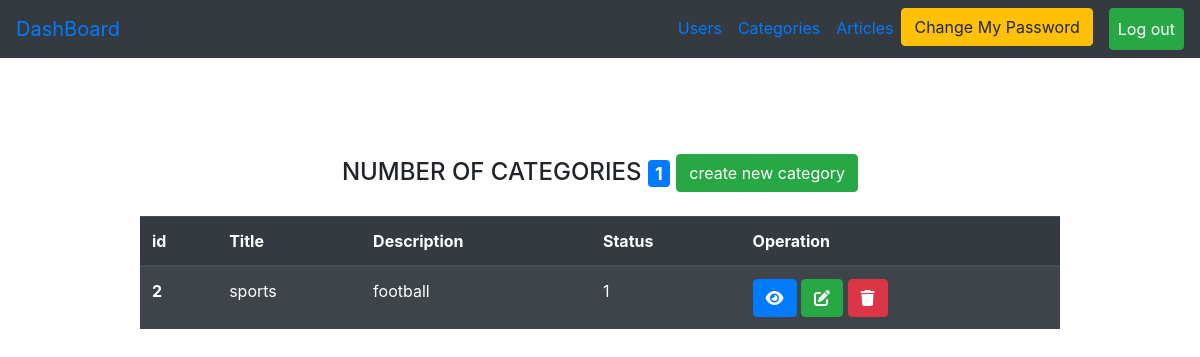
/Admin/categories.php (signed in), run on an earlier commit of the app's database.
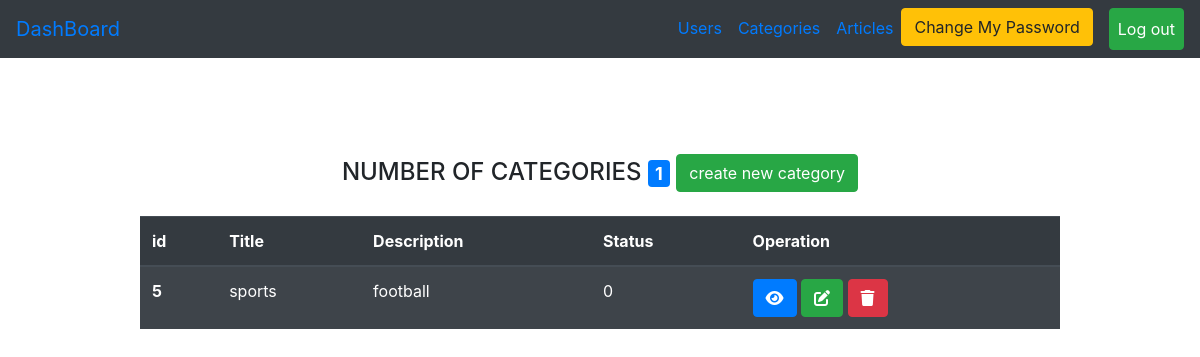
And on a later commit of the database.
### tables this page shows
CREATE TABLE `categories` (
  `category_id` int(11) NOT NULL,
  `title` varchar(255) NOT NULL,
  `description` varchar(255) NOT NULL,
  `status` enum('0','1') DEFAULT '1',
  `created_at` timestamp NULL DEFAULT NULL,
  `updated_at` timestamp NULL DEFAULT NULL
);

### Admin/initials.php (called while the page is built, shortened)
<?php
include ("Includes/temp/header.php");
include ("Includes/temp/navbar.php");
?>

### Admin/categories.php (the view, shortened to what this page needs)
<?php
include("initials.php");
if (isset($_SESSION['login'])) {
    $page = "All";
    if ($page == "All") {
        $statment = $connect->prepare("select * from categories");
        $statment->execute();
        $usercount = $statment->rowcount();
        $result = $statment->fetchall();
?>
        <div class="container mt-5 ">
            <div class="row">
                <div class="col-md-10 m-auto pt-5">
                    <div>
                        <h4 class="text-center mb-4">NUMBER OF CATEGORIES
                            <span class="badge badge-primary"><?php echo $usercount ?></span>
                            <a href="?page=create" class="btn btn-success">create new category</a>
                        </h4>
                        <table class="table table-striped table-dark ">
                            <thead>
                                <tr>
                                    <th scope="col">id</th>
                                    <th scope="col">Title</th>
                                    <th scope="col">Description</th>
                                    <th scope="col">Status</th>
                                    <th scope="col">Operation</th>
                                </tr>
                            </thead>
                            <tbody>
                                <?php
                                foreach ($result as $item) {
                                ?>
                                    <tr>
                                        <th scope="row"><?php echo $item['category_id'] ?></th>
                                        <td><?php echo $item['title'] ?></td>
                                        <td><?php echo $item['description'] ?></td>
                                        <td><?php echo $item['status'] ?></td>
                                        <td>
                                            <a href="?page=show&category_id=<?php echo $item['category_id'] ?>" class="btn btn-primary"><i class="fa-solid fa-eye"></i></a>
                                            <a href="?page=edit&category_id=<?php echo $item['category_id'] ?>" class="btn btn-success"><i class="fa-solid fa-pen-to-square"></i></a>
                                            <a href="?page=delete&category_id=<?php echo $item['category_id'] ?>" class="btn btn-danger"><i class="fa-solid fa-trash"></i></a>
                                        </td>
                                    </tr>
                                <?php
                                }
                                ?>
                            </tbody>
                        </table>
                    </div>
                </div>
            </div>
        </div>
    <?php
    } else if ($page == "show") {
        if (isset($_GET['category_id'])) {
            $category_id = $_GET['category_id'];
        }
        $statment = $connect->prepare("select * from categories where category_id =?");
        $statment->execute(array($category_id));
        $item = $statment->fetch();
    ?>
        <div class="container mt-5 pt-5">
            <div class="row">
                <div class="col-md-10 m-auto">
                    <table class="table table-striped table-dark">
                        <thead>
                            <tr>
                                <th scope="col">id</th>
                                <th scope="col">Title</th>
                                <th scope="col">Description</th>
                                <th scope="col">Status</th>
                                <th scope="col">Created_at</th>
                                <th scope="col">Updated_at</th>
                                <th scope="col">Operation</th>
                            </tr>
                        </thead>
                        <tbody>
                            <tr>
                                <th scope="row"><?php echo $item['category_id'] ?></th>
                                <td><?php echo $item['title'] ?></td>
                                <td><?php echo $item['description'] ?></td>
                                <td><?php echo $item['status'] ?></td>
                                <td><?php echo $item['created_at'] ?></td>
                                <td><?php echo $item['updated_at'] ?></td>
                                <td>
                                    <a href="categories.php" class="btn btn-success"><i class="fa-solid fa-house"></i></a>
                            </tr>
                        </tbody>
                    </table>
                </div>
            </div>
        </div>
    <?php
    } else if ($page == "delete") {
        if (isset($_GET['category_id'])) {
            $category_id = $_GET['category_id'];
        }
        $statment = $connect->prepare("delete from categories where  category_id=?");
        $statment->execute(array($category_id));
        $_SESSION['message'] = "deleted sucessfully";
        header("Location:categories.php");
    } else if ($page == "create") {
    ?>
        <div class="container mt-5">
            <div class="row">
                <div class="col-md-10 m-auto">
                    <h4 class="text-center mt-4">CREATE CATEGORY PAGE</h4>
                    <form action="?page=savenew" method="post">
                        <label>TITLE</label>
                        <input type="text" name="title" class="form-control mb-4">
                        <label>DESCRIPTION</label>
                        <input type="text" name="desc" class="form-control mb-4">
                        <label>STATUS</label>
                        <select name="status" class="form-control mb-4">
                            <option value="1">active</option>
                            <option value="0">block</option>
                        </select>
                        <input type="submit" class="form-control  btn btn-success" value="CREATE NEW CATEGORY">
                    </form>
                </div>
            </div>
        </div>
    <?php
    } else if ($page == "savenew") {
        if ($_SERVER['REQUEST_METHOD'] == "POST") {
            $title = $_POST['title'];
            $desc = $_POST['desc'];
            $status = $_POST['status'];
        }
        try {
            $statment = $connect->prepare("insert into categories
        (title,description,`status`,created_at)
        values
        (?,?,?,now())");
            $statment->execute(array( $title, $desc, $status));
            $_SESSION['message'] = "created sucessfully";
            header("Location:categories.php");
        } catch (PDOException $e) {
            echo "<h4 class='text-center alert alert-danger'>Error IN VALUES</h4>";
            header("Refresh:3;url=categories.php?page=create");
        }
    } else if ($page == "edit") {
        if (isset($_GET['category_id'])) {
            $category_id = $_GET['category_id'];
        }
        $statment = $connect->prepare("select * from categories where category_id=?");
        $statment->execute(array($category_id));
        $item = $statment->fetch();
    ?>
        <div class="container mt-5">
            <div class="row">
                <div class="col-md-10 m-auto">
                    <h4 class="text-center mt-4">UPDATE CATEGORY PAGE</h4>
                    <form action="?page=saveupdate" method="post">
                        <input type="hidden" name="oldid" value="<?php echo $item['category_id'] ?>" class="form-control mb-4">
                        <label>TITLE</label>
                        <input type="text" name="title" value="<?php echo $item['title'] ?>" class="form-control mb-4">
                        <label>DESCRIPTION</label>
                        <input type="text" name="desc" value="<?php echo $item['description'] ?>" class="form-control mb-4">
                        <label>STATUS</label>
                        <select name="status" class="form-control mb-4">
                            <?php
                            if ($item['status'] == "1") {
                                echo '<option value="1" selected>active</option>';
                                echo  '<option value="0">block</option>';
                            } else {
                                echo '<option value="1" >active</option>';
                                echo  '<option value="0" selected>block</option>';
                            }
                            ?>
                        </select>
                        <input type="submit" class="form-control  btn btn-success" value="UPDATE CATEGORY">
                    </form>
                </div>
            </div>
        </div>
    <?php
    } else if ($page == "saveupdate") {
        if ($_SERVER['REQUEST_METHOD'] == "POST") {
            $oldid = $_POST['oldid'];
            $title = $_POST['title'];
            $desc = $_POST['desc'];
            $status = $_POST['status'];
        }
        try {
            $statment = $connect->prepare("UPDATE categories
        SET title=?,description=?,`status`=?,updated_at=now()
        WHERE category_id=?");
            $statment->execute(array( $title, $desc, $status, $oldid));
            $_SESSION['message'] = "UPDATED SUCESSFULLY";
            header("Location:categories.php");
        } catch (PDOException $e) {
            echo "<h4 class='text-center alert alert-danger'>DUPLICATED IN VALUES</h4>";
            header("Refresh:3;url=categories.php?page=edit&category_id=$oldid");
        }
    }
    ?>
<?php
} else {
    $_SESSION['message'] = "Please Login First";
    header("Location:../login.php");
}
include("Includes/temp/footer.php");
?>

### Admin/Includes/temp/header.php (shortened to what this page needs)
<!DOCTYPE html>
<html lang="en">
<head>
    <link rel="stylesheet" href="Includes/assests/style.css">
    <link rel="stylesheet" href="https://cdnjs.cloudflare.com/ajax/libs/font-awesome/6.6.0/css/all.min.css" />
    <link rel="stylesheet" href="https://cdn.jsdelivr.net/npm/bootstrap@4.6.2/dist/css/bootstrap.min.css">
</head>
<body>

### Admin/Includes/temp/navbar.php (shortened to what this page needs)
<?php
include("Includes/temp/header.php");
?>
<nav class="navbar navbar-expand-lg  bg-dark ">
  <a class="navbar-brand" href="dashboard.php">DashBoard</a>
  <div class="collapse navbar-collapse" id="navbarNavDropdown">
    <ul class="navbar-nav ml-auto">
      <li class="nav-item">
        <a class="nav-link" href="users.php">Users</a>
      </li>
      <li class="nav-item">
        <a class="nav-link" href="categories.php">Categories</a>
      </li>
      <li class="nav-item">
        <a class="nav-link" href="posts.php">Articles</a>
      </li>
      <li class="nav-item">
        <a href="password.php?email=<?php echo $_SESSION['login'] ?>" class="btn btn-warning">Change My Password </i></a>
      </li>
      <a class="nav-link btn btn-success ml-3" href="logout.php">Log out</a>
    </ul>
  </div>
</nav>

### Admin/Includes/temp/footer.php (shortened to what this page needs)
</body>
</html>

What changed in the data, as far as the page shows it:
removed categories: category_id "2", title "sports", description "football", status "1"
added categories: category_id "5", title "sports", description "football", status "0"
